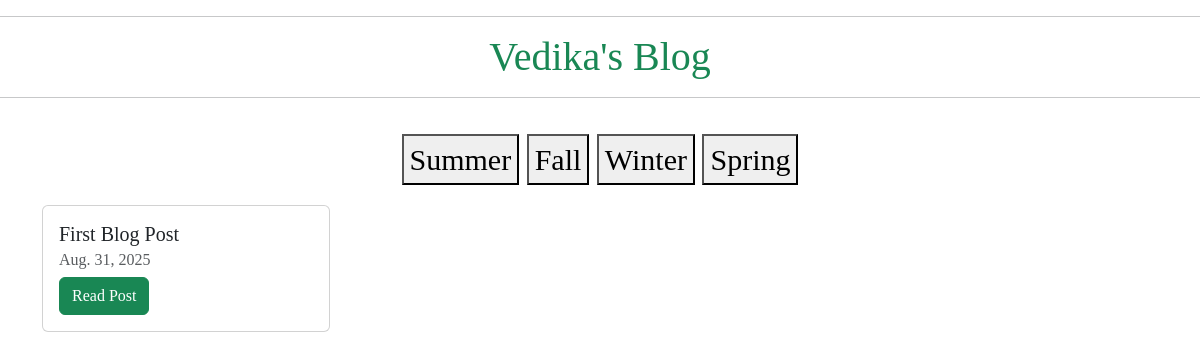
/, run on an earlier commit of the app's database.
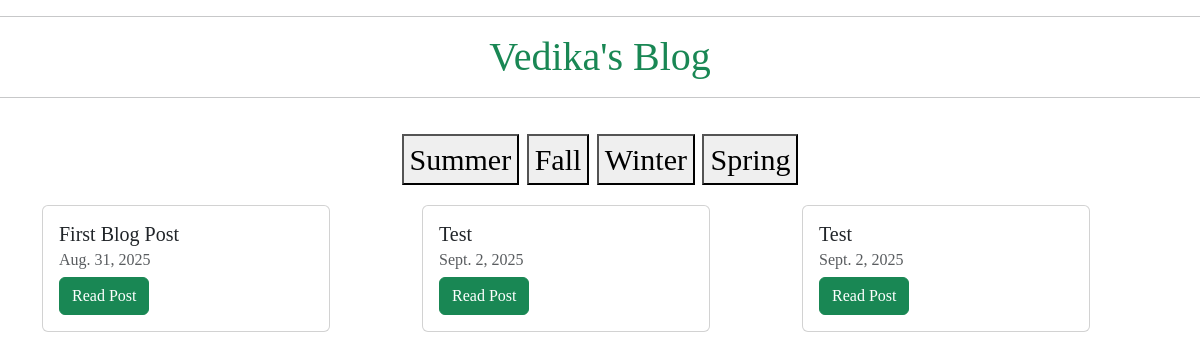
And on a later commit of the database.
### pages/models.py (models this page shows)
class Post(models.Model):
    title = models.CharField(max_length=100)
    date = models.DateField()
    content = models.TextField()

### pages/views.py (the view)
# urls.py: 2. Add a URL to urlpatterns:  path('', views.home, name='home')
def home(request):
    posts = Post.objects.all()
    context = {
        "posts": posts
    }
    return render(request, "home.html", context)

### pages/templates/home.html
{% extends 'base.html' %}
{% block content %}
    <div class = "row row-cols-3">
      {% for post in posts %}
        <div class="col">
          <div class="card" style="width: 18rem;">
            <div class="card-body">
            <h5 class="card-title">{{post.title}}</h5>
            <h6 class="card-subtitle mb-2 text-body-secondary"> {{post.date}}</h6>
            <a href = "{% url 'detail' post.pk %}" class="card-link btn btn-success">Read Post</a>
            </div>
          </div>
        </div>
    {% endfor %}
    </div>
{% endblock %}

What changed in the data, as far as the page shows it:
added Post: title "Test", date "Sept. 2, 2025"
added Post: title "Test", date "Sept. 2, 2025"
